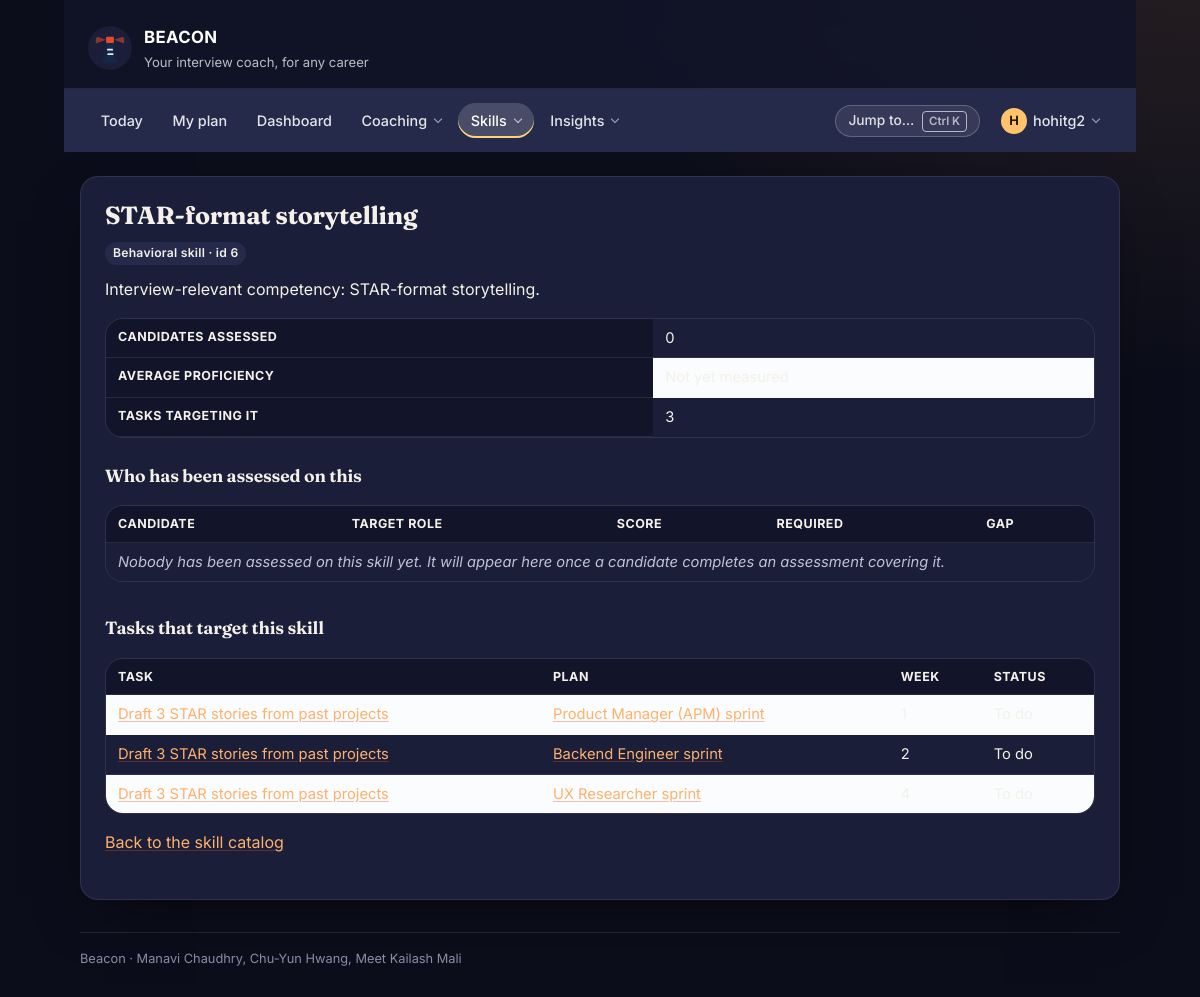
Page /skills/6/ (signed in) on the committed database.
### preparation/models.py (models this page shows, shortened)
class Skill(models.Model):
    class Category(models.TextChoices):
        TECHNICAL = "TECH", "Technical"
        BEHAVIORAL = "BEHAV", "Behavioral"
        DOMAIN = "DOMAIN", "Domain knowledge"
        COMMUNICATION = "COMM", "Communication"
    name = models.CharField(max_length=100)
    category = models.CharField(
        max_length=6, choices=Category.choices, default=Category.TECHNICAL
    )
    description = models.TextField(
        blank=True, help_text="What mastery of this skill looks like in an interview."
    )
    created_at = models.DateTimeField(auto_now_add=True)
    class Meta:
        ordering = ["category", "name"]
        constraints = [
            models.UniqueConstraint(
                fields=["name", "category"], name="uniq_skill_name_per_category"
            )
        ]

class PlanTask(models.Model):
    class Status(models.TextChoices):
        TODO = "TODO", "To do"
        IN_PROGRESS = "DOING", "In progress"
        DONE = "DONE", "Done"
        SKIPPED = "SKIP", "Skipped"
    class Priority(models.IntegerChoices):
        LOW = 1, "Low"
        MEDIUM = 2, "Medium"
        HIGH = 3, "High"
    plan = models.ForeignKey(
        PreparationPlan,
        on_delete=models.CASCADE,  # deleting a plan deletes the tasks inside it
        related_name="tasks",
    )
    skill = models.ForeignKey(
        Skill,
        on_delete=models.SET_NULL,  # keep the task, just forget the tag
        null=True,
        blank=True,
        related_name="tasks",
        help_text="Skill gap this task is meant to close.",
    )
    title = models.CharField(max_length=150)
    week_number = models.PositiveSmallIntegerField(
        default=1,
        validators=[MinValueValidator(1), MaxValueValidator(52)],
        help_text="Which week of the roadmap this task belongs to (Screen 3).",
    )
    instructions = models.TextField(blank=True)
    rationale = models.TextField(
        blank=True,
        help_text=(
            "Why Beacon picked this task - shown under 'Why these "
            "recommendations?' and on the recommended-next card."
        ),
    )
    due_date = models.DateField(null=True, blank=True)
    estimated_minutes = models.PositiveIntegerField(
        default=60, validators=[MinValueValidator(5), MaxValueValidator(600)]
    )
    priority = models.IntegerField(choices=Priority.choices, default=Priority.MEDIUM)
    status = models.CharField(max_length=5, choices=Status.choices, default=Status.TODO)
    completed_on = models.DateField(null=True, blank=True)
    class Meta:
        ordering = ["week_number", "-priority", "due_date", "title"]
        constraints = [
            models.UniqueConstraint(
                fields=["plan", "title"], name="uniq_task_title_per_plan"
            )
        ]
    def get_absolute_url(self):
        return reverse("preparation:task_detail", args=[self.pk])

class PreparationPlan(models.Model):
    class Status(models.TextChoices):
        DRAFT = "DRAFT", "Draft"
        ACTIVE = "ACTIVE", "Active"
        COMPLETED = "DONE", "Completed"
        ARCHIVED = "ARCH", "Archived"
    candidate = models.ForeignKey(
        CandidateProfile,
        on_delete=models.CASCADE,
        related_name="plans",
    )
    title = models.CharField(max_length=150, help_text="e.g. 4-week SWE intern sprint")
    focus_role = models.CharField(max_length=120)
    start_date = models.DateField(default=timezone.localdate)
    target_date = models.DateField(help_text="Date the plan must be finished by.")
    status = models.CharField(max_length=6, choices=Status.choices, default=Status.DRAFT)
    generated_by_ai = models.BooleanField(
        default=True,
        help_text="False when a user hand-writes or heavily edits the plan.",
    )
    created_at = models.DateTimeField(auto_now_add=True)
    class Meta:
        ordering = ["target_date", "-created_at"]
        constraints = [
            models.UniqueConstraint(
                fields=["candidate", "title"], name="uniq_plan_title_per_candidate"
            ),
            models.CheckConstraint(
                condition=models.Q(target_date__gte=models.F("start_date")),
                name="plan_ends_after_it_starts",
            ),
        ]
    def get_absolute_url(self):
        return reverse("preparation:plan_detail", args=[self.pk])

### preparation/views.py (the view)
# urls.py: path("skills/<int:pk>/", views.SkillDetailView.as_view(), name="skill_detail"),
@method_decorator(login_required, name="dispatch")
class SkillDetailView(DetailView):
    model = Skill
    template_name = "preparation/skill_detail.html"
    context_object_name = "skill"
    def get_context_data(self, **kwargs):
        context = super().get_context_data(**kwargs)
        skill = self.object
        user = self.request.user
        context["assessments"] = visibility.assessments_for(user).filter(
            skill=skill
        ).select_related("candidate__user")
        context["tasks"] = visibility.tasks_for(user).filter(
            skill=skill
        ).select_related("plan__candidate__user")
        context["average_proficiency"] = skill.assessments.aggregate(
            average=Avg("proficiency_score")
        )["average"]
        return context

### beacon_core/security.py (called while the page is built, shortened)
def csp_nonce(request):
    return {"csp_nonce": getattr(request, "csp_nonce", "")}

    def __call__(self, request):
        if request.method != "POST" or not getattr(settings, "RATE_LIMITS_ENABLED", True):
            return self.get_response(request)

### preparation/context_processors.py (called while the page is built)
def google_oauth(request):
    provider = settings.SOCIALACCOUNT_PROVIDERS.get("google", {})
    app = provider.get("APP", {})
    return {
        "google_oauth_configured": bool(app.get("client_id") and app.get("secret")),
        "google_oauth_placeholder": settings.DEBUG,
    }

### preparation/navigation.py (called while the page is built)
def _entry(item, current, user):
    if item.get("staff_only") and not user.is_staff:
        return None
    try:
        url = reverse(item["name"])
    except NoReverseMatch:
        return None
    return {
        "label": item["label"],
        "url": url,
        "hint": item.get("hint", ""),
        "active": current == item["name"],
    }

def navigation(request):
    if not getattr(request, "user", None) or not request.user.is_authenticated:
        return {"nav": None}
    return {"nav": build(request)}

### preparation/visibility.py (called while the page is built)
def is_coach(user):
    return bool(user and user.is_authenticated and user.is_staff)

def tasks_for(user):
    qs = PlanTask.objects.all()
    return qs if is_coach(user) else qs.filter(plan__candidate__user=user)

def assessments_for(user):
    qs = SkillAssessment.objects.all()
    return qs if is_coach(user) else qs.filter(candidate__user=user)

### templates/preparation/skill_detail.html (shortened to what this page needs)
{% extends "base.html" %}
{% block heading %}{{ skill.name }}{% endblock %}
{% block content %}
  <p class="tag">{{ skill.get_category_display }} skill &middot; id {{ skill.pk }}</p>
  <p>{{ skill.description|default:"No description recorded for this skill yet." }}</p>
  <div class="table-scroll">
  <table>
    <tr><th>Candidates assessed</th><td>{{ assessments|length }}</td></tr>
    <tr><th>Average proficiency</th>
        <td>{% if average_proficiency %}{{ average_proficiency|floatformat:1 }} / 100{% else %}Not yet measured{% endif %}</td></tr>
    <tr><th>Tasks targeting it</th><td>{{ tasks|length }}</td></tr>
  </table>
  </div>
  <h2>Who has been assessed on this</h2>
  <div class="table-scroll">
  <table>
    <tr><th>Candidate</th><th>Target role</th><th>Score</th><th>Required</th><th>Gap</th></tr>
    {% for assessment in assessments %}
      <tr>
        <td><a href="{{ assessment.candidate.get_absolute_url }}">{{ assessment.candidate.user.get_full_name|default:assessment.candidate.user.username }}</a></td>
        <td>{{ assessment.candidate.target_role }}</td>
        <td>{{ assessment.proficiency_score }}</td>
        <td>{{ assessment.required_level }}</td>
        <td>{% if assessment.gap %}{{ assessment.gap }} below{% else %}met{% endif %}</td>
      </tr>
    {% empty %}
      <tr><td colspan="5">Nobody has been assessed on this skill yet. It will appear here once a candidate completes an assessment covering it.</td></tr>
    {% endfor %}
  </table>
  </div>
  <h2>Tasks that target this skill</h2>
  <div class="table-scroll">
  <table>
    <tr><th>Task</th><th>Plan</th><th>Week</th><th>Status</th></tr>
    {% for task in tasks %}
      <tr>
        <td><a href="{{ task.get_absolute_url }}">{{ task.title }}</a></td>
        <td><a href="{{ task.plan.get_absolute_url }}">{{ task.plan.title }}</a></td>
        <td>{{ task.week_number }}</td>
        <td>{{ task.get_status_display }}</td>
      </tr>
    {% empty %}
      <tr><td colspan="4">No preparation tasks target this skill yet.</td></tr>
    {% endfor %}
  </table>
  </div>
  <p><a href="{% url 'preparation:skill_search' %}">Back to the skill catalog</a></p>
{% endblock %}

### templates/base.html (shortened to what this page needs)
{% load static %}<!DOCTYPE html>
<html lang="en">
<head>
  <link rel="stylesheet" href="{% static 'css/beacon.css' %}">
  <link rel="stylesheet" href="{% static 'css/beacon-night.css' %}">
</head>
<body class="{% block body_class %}{% endblock %}">
  <div class="page">
    <header class="masthead">
      <img class="masthead__logo" src="{% static 'img/beacon-logo.svg' %}"
           alt="" width="44" height="44">
      <div class="masthead__text">
        <p class="masthead__title">BEACON</p>
        <p class="masthead__tagline">
          Your interview coach, for any career
        </p>
      </div>
    </header>
    <nav class="nav" aria-label="Main">
      {% if nav %}
        <ul class="nav__list">
          {% for item in nav.items %}
            {% if item.children %}
              <li class="nav__group">
                <details class="menu{% if item.active %} is-active{% endif %}">
                  <summary class="nav__link">{{ item.label }}</summary>
                </details>
              </li>
            {% else %}
              <li>
                <a class="nav__link{% if item.active %} is-active{% endif %}" href="{{ item.url }}"
                   {% if item.active %}aria-current="page"{% endif %}>{{ item.label }}</a>
              </li>
            {% endif %}
          {% endfor %}
        </ul>
        <div class="nav__right">
          <button type="button" class="nav-palette" data-palette-open
                  aria-label="Search pages, candidates and skills">
            Jump to&hellip; <kbd>&#8984;K</kbd>
          </button>
          <details class="menu menu--account">
            <summary class="nav__link nav__avatar" aria-label="Account menu">
              <span class="avatar" aria-hidden="true">{{ user.get_username|slice:":1"|upper }}</span>
              <span class="nav__username">{{ user.get_username }}</span>
            </summary>
          </details>
        </div>
      {% else %}
        <ul class="nav__list">
          <li><a class="nav__link" href="{% url 'preparation:login' %}">Log In</a></li>
          <li><a class="nav__link" href="{% url 'preparation:signup' %}">Sign Up</a></li>
        </ul>
      {% endif %}
    </nav>
    <main class="content">
      {% block page_header %}
        <h1 class="page-title">{% block heading %}Beacon{% endblock %}</h1>
      {% endblock %}
      {% block content %}{% endblock %}
    </main>
    <footer class="footer">
      Beacon &middot; Manavi Chaudhry, Chu-Yun Hwang, Meet Kailash Mali
    </footer>
  </div>
</body>
</html>

### static/css/beacon-night.css (style rules this page uses)
:root { --navy: #1a1e38; --navy-700: #252a4a; --navy-100: #252a4a; --orange: #ff9a62; --orange-700: #ffb06b; --orange-50: rgba(255, 180, 100, .12); --ink: #f4f1ea; --ink-muted: #c3c0d4; --ink-faint: #8d8aa6; --surface: #1a1e38; --surface-sunken: #12152a; --page: #0b0d1a; --line: rgba(255, 255, 255, .09); --ok: #6fe3b0; --warn: #ffc46b; --radius: 18px; --radius-sm: 12px; --shadow: 0 20px 60px -24px rgba(0, 0, 0, .7); --font: "Inter", system-ui, -apple-system, "Segoe UI", sans-serif; color-scheme: dark; }
body { background: #0b0d1a radial-gradient(ellipse 900px 700px at 100% -10%, rgba(255, 170, 90, .12), transparent 70%) no-repeat; color: var(--ink); }
h1, h2, h3, .page-title, .hero-strip__title { font-family: "Fraunces", Georgia, serif; letter-spacing: -.01em; }
a { color: var(--orange-700); }
.masthead { background: rgba(18, 21, 42, .85); border-bottom: 1px solid var(--line); backdrop-filter: blur(14px); }
tr:nth-child(even) td { background: rgba(255, 255, 255, .02); }
th { background: #12152a; color: var(--ink-muted); }
.auth-card__title, .btn--ghost, .btn--ghost:hover, .chip.is-checked, .coach__chips button, .coach__headline, .coach__refresh, .field__label, .importer__paste summary, .importer__title, .nav .menu__panel a.menu__link:hover, .nav .menu__panel a.menu__link:focus-visible, .nav .menu__toggle:hover, .onb-back, .onb-step__title, .onb-steps .is-current, .onb-subtitle, .page-title, .palette__group, .ring__number, .stat__value, .tag, .week__label, .ws-result__number, .ws-result__verdict, h2, th { color: var(--ink); }
.avatar { background: #ffc46b; color: #2a1406; }
.masthead__logo { background: #1a1e38; }

### rows in the picture
Skill: name "STAR-format storytelling", category "Behavioral", pk "6", description "Interview-relevant competency: STAR-format storytelling."
PlanTask: title "Draft 3 STAR stories from past projects", plan "Product Manager (APM) sprint"
PlanTask: title "Draft 3 STAR stories from past projects", plan "Backend Engineer sprint", week_number "2", status "To do"
PlanTask: title "Draft 3 STAR stories from past projects", plan "UX Researcher sprint"

### other values in the picture
{{ item.label }} "Today" "My plan" "Dashboard"
{{ item.label }} "Coaching" "Skills" "Insights"
{{ user.get_username|slice:":1"|upper }} "H"
{{ user.get_username }} "hohitg2"
{{ assessments|length }} "0"
{{ tasks|length }} "3"
